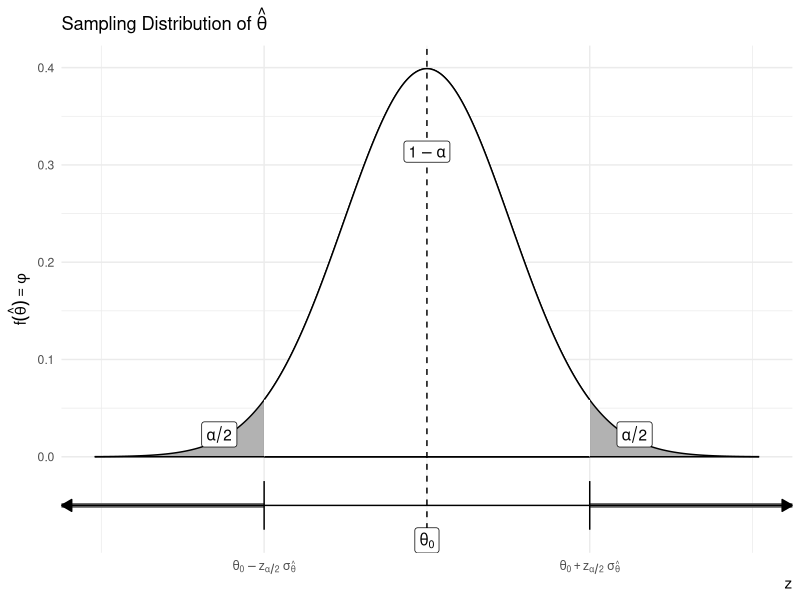
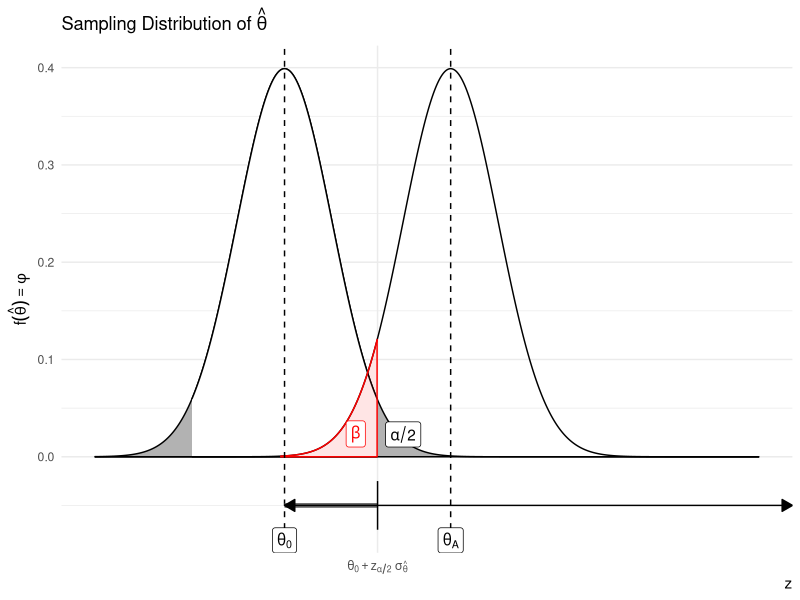
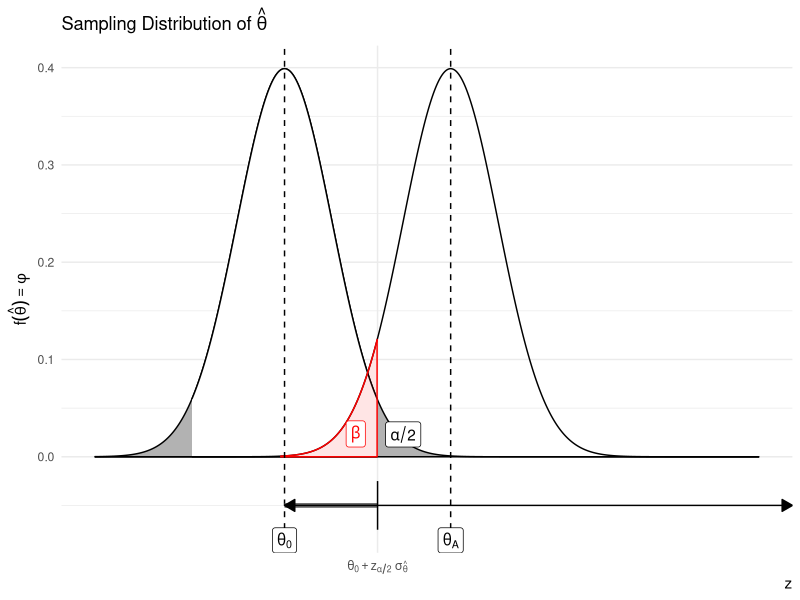
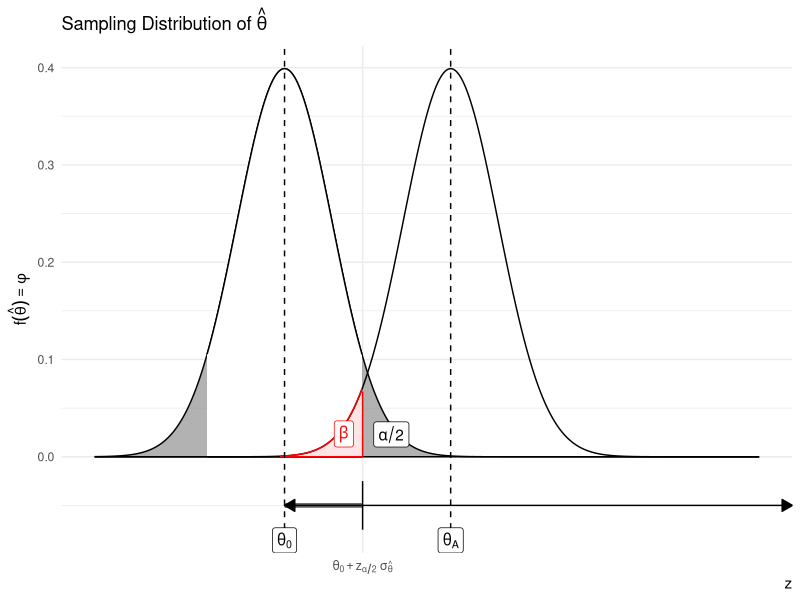
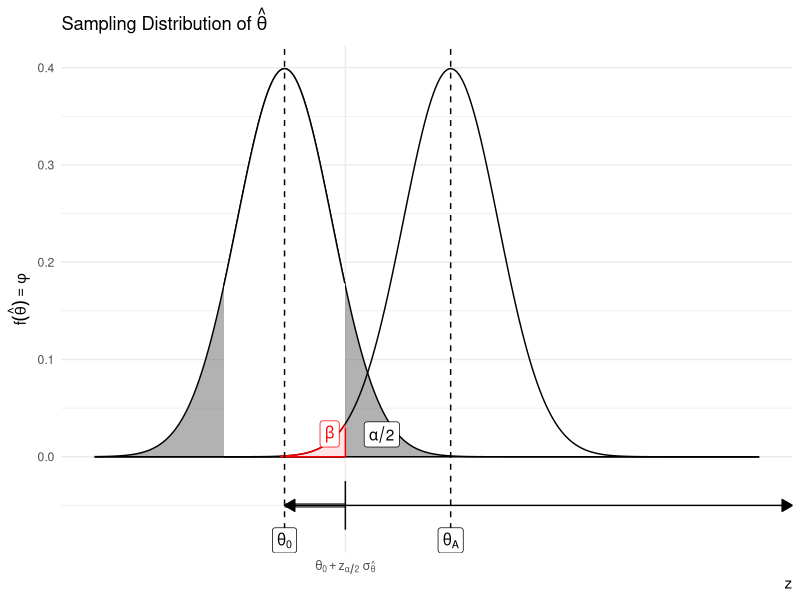
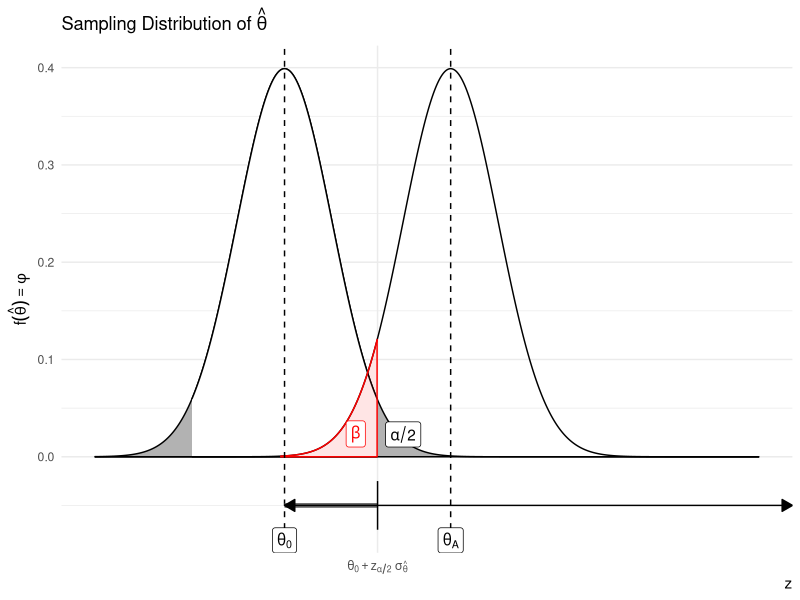
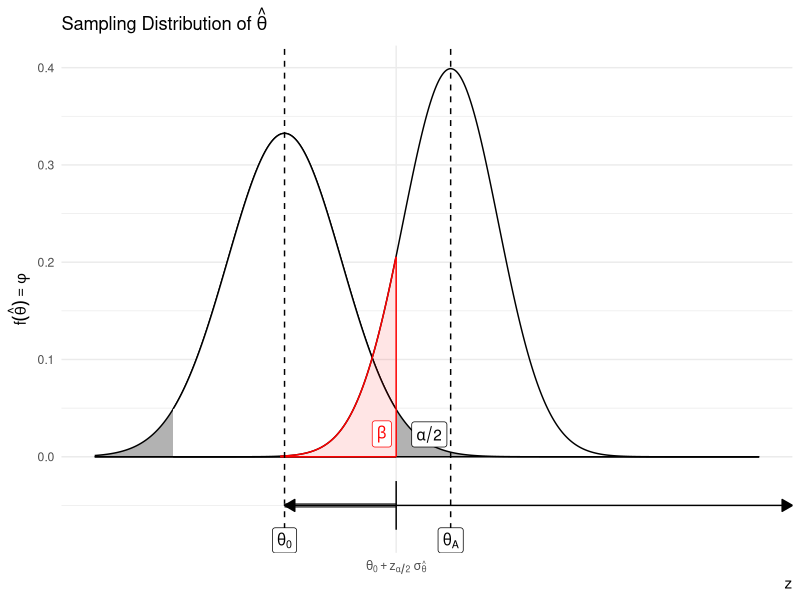
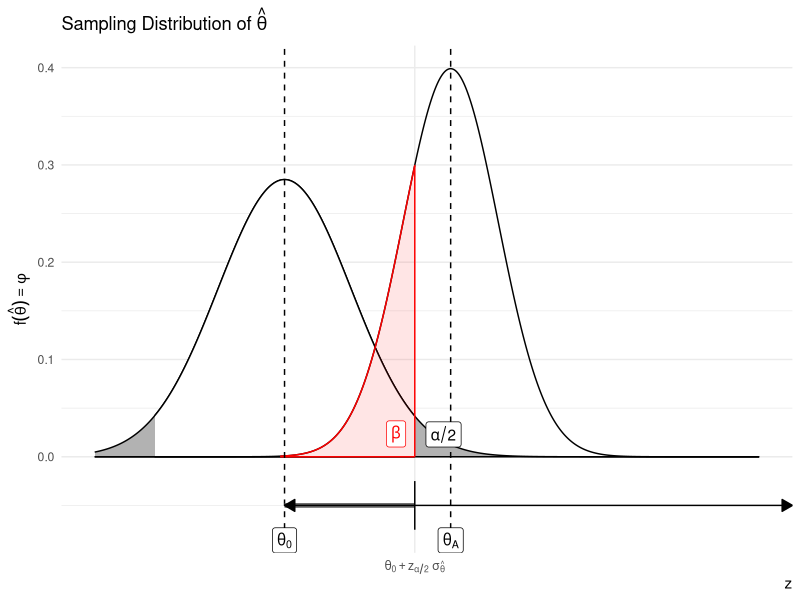

Reproduce these figures in R, in order.
## ---- chunk 1
set.seed(123)
options(width=60)
knitr::opts_chunk$set(fig.align='center',fig.width=9,fig.height=5)
def.chunk.hook  <- knitr::knit_hooks$get("chunk")
knitr::knit_hooks$set(chunk = function(x, options) {
  x <- def.chunk.hook(x, options)
  ifelse(options$size != "normalsize", paste0("\n \\", options$size,"\n\n", x, "\n\n \\normalsize"), x)
})
require(tidyverse)
## ---- chunk 2
# Load necessary library
library(ggplot2)

# Define the mean and standard deviation
mean <- 0
sd <- 1

# Define the range for x values
x <- seq(-4, 4, length.out = 1000)

# Define the density function for the normal distribution
y <- dnorm(x, mean, sd)

# Calculate the critical value for a 95% confidence interval
z <- qnorm(c(0.025, 0.975))

ggplot(data.frame(x, y), aes(x, y)) +
  geom_ribbon(data = subset(data.frame(x, y), x > -Inf & x < Inf),
              aes(ymin = 0, ymax = y),
              fill = "gray40",
              alpha = 0.5,color = 'black') +
  geom_ribbon(data = subset(data.frame(x, y), x > z[1] & x < z[2]),
              aes(ymin = 0, ymax = y),
              fill = "white",
              alpha = 1,color = 'black') +
  labs(title = bquote("Sampling Distribution of"~ hat(theta)),
       x = bquote(z),
       y = bquote(f(hat(theta))==phi)) +
  theme_minimal() + 
  geom_vline(xintercept = 0,linetype = 'dashed') + 
  annotate(geom = 'segment',x = 1.96,y = -.05,xend = Inf,yend = -.05,
             size = 1.6,color = 'gray40') +
  annotate(geom = 'segment',x = -1.96,y = -.05,xend = -Inf,yend = -.05,
             size = 1.6,color = 'gray40') +
  annotate(geom = 'segment',x = -Inf,y = -.05,xend = Inf,yend = -.05,
           arrow = arrow(length=unit(0.30,"cm"), ends="both", type = "closed")) +
  annotate(geom = 'segment',x = 1.96,y = -.075,xend = 1.96,yend = -0.025) + 
  annotate(geom = 'segment',x = -1.96,y = -.075,xend = -1.96,yend = -0.025) + 
  annotate(geom = 'label',x = 0,y = -Inf,label = expression(theta[0]),vjust = 0,parse = T) + 
  # annotate(geom = 'segment',x = -.95,xend = .95,y = .25,yend= .25,
  #          arrow = arrow(length=unit(0.30,"cm"), ends="both", type = "closed")) + 
  annotate(geom = 'label',x = 0,y = Inf,label = expression(1-alpha),vjust = 5.5,parse = T) + 
  annotate(geom = 'label',x = -2.5,y = .01,label = expression(alpha/2),vjust = 0,parse = T) + 
  annotate(geom = 'label',x = 2.5,y = .01,label = expression(alpha/2),vjust = 0,parse = T) + 
  scale_x_continuous(breaks = c(-1.96,1.96),labels = c(expression(theta[0]-z[alpha/2]~sigma[hat(theta)]),expression(theta[0]+z[alpha/2]~sigma[hat(theta)]))) + 
  theme(axis.title.x = element_text(hjust = 1))
## ---- chunk 3
# Load necessary library
library(ggplot2)

# Define the mean and standard deviation
mean0 <- 0
sd0 <- 1
meanA <- 3.5
sdA <- 1

# Define the range for x values
x <- seq(-4, 10, length.out = 1000)

# Define the density function for the normal distribution
y0 <- dnorm(x, mean0, sd0)
yA <- dnorm(x,meanA,sdA)

# Calculate the critical value for a 95% confidence interval
z <- qnorm(c(0.025, 0.975))

ggplot(data.frame(x, y0), aes(x, y0)) +
  geom_ribbon(data = subset(data.frame(x, y0), x > -Inf & x < Inf),
              aes(ymin = 0, ymax = y0),
              fill = "gray40",
              alpha = 0.5,color = 'black') +
  geom_ribbon(data = subset(data.frame(x, y0), x > z[1] & x < z[2]),
              aes(ymin = 0, ymax = y0),
              fill = "white",
              alpha = 1,color = 'black') +
  geom_line(data = data.frame(x,yA),
            aes(x,yA)) + 
  geom_ribbon(data = data.frame(x,yA) %>%
                as_tibble() %>%
                filter(x < z[2],x > -.1),
              aes(x = x,ymin = 0,ymax = yA),inherit.aes = F,
              fill = 'red',color = 'red',alpha = .1) +
  labs(title = bquote("Sampling Distribution of"~ hat(theta)),
       x = bquote(z),
       y = bquote(f(hat(theta))==phi)) +
  theme_minimal() + 
  geom_vline(xintercept = c(0,3.5),linetype = 'dashed') + 
  annotate(geom = 'segment',x = 1.95,y = 0,xend = 1.95,yend = .12,color = 'red') + 
  # annotate(geom = 'segment',x = 1.96,y = -.05,xend = Inf,yend = -.05,
  #            size = 1.6,color = 'gray40') +
  annotate(geom = 'segment',x = 1.96,y = -.05,xend = 0,yend = -.05,
             size = 1.6,color = 'gray40') +
  annotate(geom = 'segment',x = 0,y = -.05,xend = Inf,yend = -.05,
           arrow = arrow(length=unit(0.30,"cm"), ends="both", type = "closed")) +
  annotate(geom = 'segment',x = 1.96,y = -.075,xend = 1.96,yend = -0.025) + 
  # annotate(geom = 'segment',x = -1.96,y = -.075,xend = -1.96,yend = -0.025) + 
  annotate(geom = 'label',x = 0,y = -Inf,label = expression(theta[0]),vjust = 0,parse = T) + 
  annotate(geom = 'label',x = 3.5,y = -Inf,label = expression(theta[A]),vjust = 0,parse = T) + 
  # annotate(geom = 'segment',x = -.95,xend = .95,y = .25,yend= .25,
  #          arrow = arrow(length=unit(0.30,"cm"), ends="both", type = "closed")) + 
  # annotate(geom = 'label',x = 0,y = Inf,label = expression(1-alpha),vjust = 5.5,parse = T) + 
  # annotate(geom = 'label',x = -2.5,y = .01,label = expression(alpha/2),vjust = 0,parse = T) + 
  annotate(geom = 'label',x = 2.5,y = .01,label = expression(alpha/2),vjust = 0,parse = T) + 
  annotate(geom = 'label',x = 1.5,y = .01,label = expression(beta),vjust = 0,parse = T,color = 'red') + 
  scale_x_continuous(breaks = c(1.96),labels = c(expression(theta[0]+z[alpha/2]~sigma[hat(theta)]))) + 
  theme(axis.title.x = element_text(hjust = 1))
## ---- chunk 4
# Load necessary library
library(ggplot2)

# Define the mean and standard deviation
mean0 <- 0
sd0 <- 1
meanA <- 3.5
sdA <- 1

# Define the range for x values
x <- seq(-4, 10, length.out = 1000)

# Define the density function for the normal distribution
y0 <- dnorm(x, mean0, sd0)
yA <- dnorm(x,meanA,sdA)

# Calculate the critical value for a 95% confidence interval
z <- qnorm(c(0.025, 0.975))

ggplot(data.frame(x, y0), aes(x, y0)) +
  geom_ribbon(data = subset(data.frame(x, y0), x > -Inf & x < Inf),
              aes(ymin = 0, ymax = y0),
              fill = "gray40",
              alpha = 0.5,color = 'black') +
  geom_ribbon(data = subset(data.frame(x, y0), x > z[1] & x < z[2]),
              aes(ymin = 0, ymax = y0),
              fill = "white",
              alpha = 1,color = 'black') +
  geom_line(data = data.frame(x,yA),
            aes(x,yA)) + 
  geom_ribbon(data = data.frame(x,yA) %>%
                as_tibble() %>%
                filter(x < z[2],x > -.1),
              aes(x = x,ymin = 0,ymax = yA),inherit.aes = F,
              fill = 'red',color = 'red',alpha = .1) +
  labs(title = bquote("Sampling Distribution of"~ hat(theta)),
       x = bquote(z),
       y = bquote(f(hat(theta))==phi)) +
  theme_minimal() + 
  geom_vline(xintercept = c(0,3.5),linetype = 'dashed') + 
  annotate(geom = 'segment',x = 1.95,y = 0,xend = 1.95,yend = .12,color = 'red') + 
  # annotate(geom = 'segment',x = 1.96,y = -.05,xend = Inf,yend = -.05,
  #            size = 1.6,color = 'gray40') +
  annotate(geom = 'segment',x = 1.96,y = -.05,xend = 0,yend = -.05,
             size = 1.6,color = 'gray40') +
  annotate(geom = 'segment',x = 0,y = -.05,xend = Inf,yend = -.05,
           arrow = arrow(length=unit(0.30,"cm"), ends="both", type = "closed")) +
  annotate(geom = 'segment',x = 1.96,y = -.075,xend = 1.96,yend = -0.025) + 
  # annotate(geom = 'segment',x = -1.96,y = -.075,xend = -1.96,yend = -0.025) + 
  annotate(geom = 'label',x = 0,y = -Inf,label = expression(theta[0]),vjust = 0,parse = T) + 
  annotate(geom = 'label',x = 3.5,y = -Inf,label = expression(theta[A]),vjust = 0,parse = T) + 
  # annotate(geom = 'segment',x = -.95,xend = .95,y = .25,yend= .25,
  #          arrow = arrow(length=unit(0.30,"cm"), ends="both", type = "closed")) + 
  # annotate(geom = 'label',x = 0,y = Inf,label = expression(1-alpha),vjust = 5.5,parse = T) + 
  # annotate(geom = 'label',x = -2.5,y = .01,label = expression(alpha/2),vjust = 0,parse = T) + 
  annotate(geom = 'label',x = 2.5,y = .01,label = expression(alpha/2),vjust = 0,parse = T) + 
  annotate(geom = 'label',x = 1.5,y = .01,label = expression(beta),vjust = 0,parse = T,color = 'red') + 
  scale_x_continuous(breaks = c(1.96),labels = c(expression(theta[0]+z[alpha/2]~sigma[hat(theta)]))) + 
  theme(axis.title.x = element_text(hjust = 1))
## ---- chunk 5
# Load necessary library
library(ggplot2)

# Define the mean and standard deviation
mean0 <- 0
sd0 <- 1
meanA <- 3.5
sdA <- 1

# Define the range for x values
x <- seq(-4, 10, length.out = 1000)

# Define the density function for the normal distribution
y0 <- dnorm(x, mean0, sd0)
yA <- dnorm(x,meanA,sdA)

# Calculate the critical value for a 95% confidence interval
z <- qnorm(c(0.05, 0.95))

ggplot(data.frame(x, y0), aes(x, y0)) +
  geom_ribbon(data = subset(data.frame(x, y0), x > -Inf & x < Inf),
              aes(ymin = 0, ymax = y0),
              fill = "gray40",
              alpha = 0.5,color = 'black') +
  geom_ribbon(data = subset(data.frame(x, y0), x > z[1] & x < z[2]),
              aes(ymin = 0, ymax = y0),
              fill = "white",
              alpha = 1,color = 'black') +
  geom_line(data = data.frame(x,yA),
            aes(x,yA)) + 
  geom_ribbon(data = data.frame(x,yA) %>%
                as_tibble() %>%
                filter(x < z[2],x > -.1),
              aes(x = x,ymin = 0,ymax = yA),inherit.aes = F,
              fill = 'red',color = 'red',alpha = .1) +
  labs(title = bquote("Sampling Distribution of"~ hat(theta)),
       x = bquote(z),
       y = bquote(f(hat(theta))==phi)) +
  theme_minimal() + 
  geom_vline(xintercept = c(0,3.5),linetype = 'dashed') + 
  annotate(geom = 'segment',x = z[2],y = 0,xend = z[2],yend = .067,color = 'red') + 
  # annotate(geom = 'segment',x = 1.96,y = -.05,xend = Inf,yend = -.05,
  #            size = 1.6,color = 'gray40') +
  annotate(geom = 'segment',x = z[2],y = -.05,xend = 0,yend = -.05,
             size = 1.6,color = 'gray40') +
  annotate(geom = 'segment',x = 0,y = -.05,xend = Inf,yend = -.05,
           arrow = arrow(length=unit(0.30,"cm"), ends="both", type = "closed")) +
  annotate(geom = 'segment',x = z[2],y = -.075,xend = z[2],yend = -0.025) + 
  # annotate(geom = 'segment',x = -1.96,y = -.075,xend = -1.96,yend = -0.025) + 
  annotate(geom = 'label',x = 0,y = -Inf,label = expression(theta[0]),vjust = 0,parse = T) + 
  annotate(geom = 'label',x = 3.5,y = -Inf,label = expression(theta[A]),vjust = 0,parse = T) + 
  # annotate(geom = 'segment',x = -.95,xend = .95,y = .25,yend= .25,
  #          arrow = arrow(length=unit(0.30,"cm"), ends="both", type = "closed")) + 
  # annotate(geom = 'label',x = 0,y = Inf,label = expression(1-alpha),vjust = 5.5,parse = T) + 
  # annotate(geom = 'label',x = -2.5,y = .01,label = expression(alpha/2),vjust = 0,parse = T) + 
  annotate(geom = 'label',x = 2.25,y = .01,label = expression(alpha/2),vjust = 0,parse = T) + 
  annotate(geom = 'label',x = 1.25,y = .01,label = expression(beta),vjust = 0,parse = T,color = 'red') + 
  scale_x_continuous(breaks = z[2],labels = c(expression(theta[0]+z[alpha/2]~sigma[hat(theta)]))) + 
  theme(axis.title.x = element_text(hjust = 1))
## ---- chunk 6
# Load necessary library
library(ggplot2)

# Define the mean and standard deviation
mean0 <- 0
sd0 <- 1
meanA <- 3.5
sdA <- 1

# Define the range for x values
x <- seq(-4, 10, length.out = 1000)

# Define the density function for the normal distribution
y0 <- dnorm(x, mean0, sd0)
yA <- dnorm(x,meanA,sdA)

# Calculate the critical value for a 95% confidence interval
z <- qnorm(c(0.1, 0.9))

ggplot(data.frame(x, y0), aes(x, y0)) +
  geom_ribbon(data = subset(data.frame(x, y0), x > -Inf & x < Inf),
              aes(ymin = 0, ymax = y0),
              fill = "gray40",
              alpha = 0.5,color = 'black') +
  geom_ribbon(data = subset(data.frame(x, y0), x > z[1] & x < z[2]),
              aes(ymin = 0, ymax = y0),
              fill = "white",
              alpha = 1,color = 'black') +
  geom_line(data = data.frame(x,yA),
            aes(x,yA)) + 
  geom_ribbon(data = data.frame(x,yA) %>%
                as_tibble() %>%
                filter(x < z[2],x > -.1),
              aes(x = x,ymin = 0,ymax = yA),inherit.aes = F,
              fill = 'red',color = 'red',alpha = .1) +
  labs(title = bquote("Sampling Distribution of"~ hat(theta)),
       x = bquote(z),
       y = bquote(f(hat(theta))==phi)) +
  theme_minimal() + 
  geom_vline(xintercept = c(0,3.5),linetype = 'dashed') + 
  annotate(geom = 'segment',x = z[2],y = 0,xend = z[2],yend = .03,color = 'red') + 
  # annotate(geom = 'segment',x = 1.96,y = -.05,xend = Inf,yend = -.05,
  #            size = 1.6,color = 'gray40') +
  annotate(geom = 'segment',x = z[2],y = -.05,xend = 0,yend = -.05,
             size = 1.6,color = 'gray40') +
  annotate(geom = 'segment',x = 0,y = -.05,xend = Inf,yend = -.05,
           arrow = arrow(length=unit(0.30,"cm"), ends="both", type = "closed")) +
  annotate(geom = 'segment',x = z[2],y = -.075,xend = z[2],yend = -0.025) + 
  # annotate(geom = 'segment',x = -1.96,y = -.075,xend = -1.96,yend = -0.025) + 
  annotate(geom = 'label',x = 0,y = -Inf,label = expression(theta[0]),vjust = 0,parse = T) + 
  annotate(geom = 'label',x = 3.5,y = -Inf,label = expression(theta[A]),vjust = 0,parse = T) + 
  # annotate(geom = 'segment',x = -.95,xend = .95,y = .25,yend= .25,
  #          arrow = arrow(length=unit(0.30,"cm"), ends="both", type = "closed")) + 
  # annotate(geom = 'label',x = 0,y = Inf,label = expression(1-alpha),vjust = 5.5,parse = T) + 
  # annotate(geom = 'label',x = -2.5,y = .01,label = expression(alpha/2),vjust = 0,parse = T) + 
  annotate(geom = 'label',x = 2.05,y = .01,label = expression(alpha/2),vjust = 0,parse = T) + 
  annotate(geom = 'label',x = .95,y = .01,label = expression(beta),vjust = 0,parse = T,color = 'red') + 
  scale_x_continuous(breaks = z[2],labels = c(expression(theta[0]+z[alpha/2]~sigma[hat(theta)]))) + 
  theme(axis.title.x = element_text(hjust = 1))
## ---- chunk 7
# Load necessary library
library(ggplot2)

# Define the mean and standard deviation
mean0 <- 0
sd0 <- 1
meanA <- 3.5
sdA <- 1

# Define the range for x values
x <- seq(-4, 10, length.out = 1000)

# Define the density function for the normal distribution
y0 <- dnorm(x, mean0, sd0)
yA <- dnorm(x,meanA,sdA)

# Calculate the critical value for a 95% confidence interval
z <- qnorm(c(0.025, 0.975))

ggplot(data.frame(x, y0), aes(x, y0)) +
  geom_ribbon(data = subset(data.frame(x, y0), x > -Inf & x < Inf),
              aes(ymin = 0, ymax = y0),
              fill = "gray40",
              alpha = 0.5,color = 'black') +
  geom_ribbon(data = subset(data.frame(x, y0), x > z[1] & x < z[2]),
              aes(ymin = 0, ymax = y0),
              fill = "white",
              alpha = 1,color = 'black') +
  geom_line(data = data.frame(x,yA),
            aes(x,yA)) + 
  geom_ribbon(data = data.frame(x,yA) %>%
                as_tibble() %>%
                filter(x < z[2],x > -.1),
              aes(x = x,ymin = 0,ymax = yA),inherit.aes = F,
              fill = 'red',color = 'red',alpha = .1) +
  labs(title = bquote("Sampling Distribution of"~ hat(theta)),
       x = bquote(z),
       y = bquote(f(hat(theta))==phi)) +
  theme_minimal() + 
  geom_vline(xintercept = c(0,3.5),linetype = 'dashed') + 
  annotate(geom = 'segment',x = 1.95,y = 0,xend = 1.95,yend = .12,color = 'red') + 
  # annotate(geom = 'segment',x = 1.96,y = -.05,xend = Inf,yend = -.05,
  #            size = 1.6,color = 'gray40') +
  annotate(geom = 'segment',x = 1.96,y = -.05,xend = 0,yend = -.05,
             size = 1.6,color = 'gray40') +
  annotate(geom = 'segment',x = 0,y = -.05,xend = Inf,yend = -.05,
           arrow = arrow(length=unit(0.30,"cm"), ends="both", type = "closed")) +
  annotate(geom = 'segment',x = 1.96,y = -.075,xend = 1.96,yend = -0.025) + 
  # annotate(geom = 'segment',x = -1.96,y = -.075,xend = -1.96,yend = -0.025) + 
  annotate(geom = 'label',x = 0,y = -Inf,label = expression(theta[0]),vjust = 0,parse = T) + 
  annotate(geom = 'label',x = 3.5,y = -Inf,label = expression(theta[A]),vjust = 0,parse = T) + 
  # annotate(geom = 'segment',x = -.95,xend = .95,y = .25,yend= .25,
  #          arrow = arrow(length=unit(0.30,"cm"), ends="both", type = "closed")) + 
  # annotate(geom = 'label',x = 0,y = Inf,label = expression(1-alpha),vjust = 5.5,parse = T) + 
  # annotate(geom = 'label',x = -2.5,y = .01,label = expression(alpha/2),vjust = 0,parse = T) + 
  annotate(geom = 'label',x = 2.5,y = .01,label = expression(alpha/2),vjust = 0,parse = T) + 
  annotate(geom = 'label',x = 1.5,y = .01,label = expression(beta),vjust = 0,parse = T,color = 'red') + 
  scale_x_continuous(breaks = c(1.96),labels = c(expression(theta[0]+z[alpha/2]~sigma[hat(theta)]))) + 
  theme(axis.title.x = element_text(hjust = 1))
## ---- chunk 8
# Load necessary library
library(ggplot2)

# Define the mean and standard deviation
mean0 <- 0
sd0 <- 1.2
meanA <- 3.5
sdA <- 1

# Define the range for x values
x <- seq(-4, 10, length.out = 1000)

# Define the density function for the normal distribution
y0 <- dnorm(x, mean0, sd0)
yA <- dnorm(x,meanA,sdA)

# Calculate the critical value for a 95% confidence interval
z <- qnorm(c(0.025, 0.975))

z0 <- z*sd0
zA <- z*sdA

ggplot(data.frame(x, y0), aes(x, y0)) +
  geom_ribbon(data = subset(data.frame(x, y0), x > -Inf & x < Inf),
              aes(ymin = 0, ymax = y0),
              fill = "gray40",
              alpha = 0.5,color = 'black') +
  geom_ribbon(data = subset(data.frame(x, y0), x > z0[1] & x < z0[2]),
              aes(ymin = 0, ymax = y0),
              fill = "white",
              alpha = 1,color = 'black') +
  geom_line(data = data.frame(x,yA),
            aes(x,yA)) + 
  geom_ribbon(data = data.frame(x,yA) %>%
                as_tibble() %>%
                filter(x < z0[2],x > -.1),
              aes(x = x,ymin = 0,ymax = yA),inherit.aes = F,
              fill = 'red',color = 'red',alpha = .1) +
  labs(title = bquote("Sampling Distribution of"~ hat(theta)),
       x = bquote(z),
       y = bquote(f(hat(theta))==phi)) +
  theme_minimal() + 
  geom_vline(xintercept = c(0,3.5),linetype = 'dashed') + 
  annotate(geom = 'segment',x = z0[2],y = 0,xend = z0[2],yend = .205,color = 'red') + 
  # annotate(geom = 'segment',x = 1.96,y = -.05,xend = Inf,yend = -.05,
  #            size = 1.6,color = 'gray40') +
  annotate(geom = 'segment',x = z0[2],y = -.05,xend = 0,yend = -.05,
             size = 1.6,color = 'gray40') +
  annotate(geom = 'segment',x = 0,y = -.05,xend = Inf,yend = -.05,
           arrow = arrow(length=unit(0.30,"cm"), ends="both", type = "closed")) +
  annotate(geom = 'segment',x = z0[2],y = -.075,xend = z0[2],yend = -0.025) + 
  # annotate(geom = 'segment',x = -1.96,y = -.075,xend = -1.96,yend = -0.025) + 
  annotate(geom = 'label',x = 0,y = -Inf,label = expression(theta[0]),vjust = 0,parse = T) + 
  annotate(geom = 'label',x = 3.5,y = -Inf,label = expression(theta[A]),vjust = 0,parse = T) + 
  # annotate(geom = 'segment',x = -.95,xend = .95,y = .25,yend= .25,
  #          arrow = arrow(length=unit(0.30,"cm"), ends="both", type = "closed")) + 
  # annotate(geom = 'label',x = 0,y = Inf,label = expression(1-alpha),vjust = 5.5,parse = T) + 
  # annotate(geom = 'label',x = -2.5,y = .01,label = expression(alpha/2),vjust = 0,parse = T) + 
  annotate(geom = 'label',x = 3.05,y = .01,label = expression(alpha/2),vjust = 0,parse = T) + 
  annotate(geom = 'label',x = 2.05,y = .01,label = expression(beta),vjust = 0,parse = T,color = 'red') + 
  scale_x_continuous(breaks = z0[2],labels = c(expression(theta[0]+z[alpha/2]~sigma[hat(theta)]))) + 
  theme(axis.title.x = element_text(hjust = 1))
## ---- chunk 9
# Load necessary library
library(ggplot2)

# Define the mean and standard deviation
mean0 <- 0
sd0 <- 1.4
meanA <- 3.5
sdA <- 1

# Define the range for x values
x <- seq(-4, 10, length.out = 1000)

# Define the density function for the normal distribution
y0 <- dnorm(x, mean0, sd0)
yA <- dnorm(x,meanA,sdA)

# Calculate the critical value for a 95% confidence interval
z <- qnorm(c(0.025, 0.975))

z0 <- z*sd0
zA <- z*sdA

ggplot(data.frame(x, y0), aes(x, y0)) +
  geom_ribbon(data = subset(data.frame(x, y0), x > -Inf & x < Inf),
              aes(ymin = 0, ymax = y0),
              fill = "gray40",
              alpha = 0.5,color = 'black') +
  geom_ribbon(data = subset(data.frame(x, y0), x > z0[1] & x < z0[2]),
              aes(ymin = 0, ymax = y0),
              fill = "white",
              alpha = 1,color = 'black') +
  geom_line(data = data.frame(x,yA),
            aes(x,yA)) + 
  geom_ribbon(data = data.frame(x,yA) %>%
                as_tibble() %>%
                filter(x < z0[2],x > -.1),
              aes(x = x,ymin = 0,ymax = yA),inherit.aes = F,
              fill = 'red',color = 'red',alpha = .1) +
  labs(title = bquote("Sampling Distribution of"~ hat(theta)),
       x = bquote(z),
       y = bquote(f(hat(theta))==phi)) +
  theme_minimal() + 
  geom_vline(xintercept = c(0,3.5),linetype = 'dashed') + 
  annotate(geom = 'segment',x = z0[2],y = 0,xend = z0[2],yend = .3,color = 'red') + 
  # annotate(geom = 'segment',x = 1.96,y = -.05,xend = Inf,yend = -.05,
  #            size = 1.6,color = 'gray40') +
  annotate(geom = 'segment',x = z0[2],y = -.05,xend = 0,yend = -.05,
             size = 1.6,color = 'gray40') +
  annotate(geom = 'segment',x = 0,y = -.05,xend = Inf,yend = -.05,
           arrow = arrow(length=unit(0.30,"cm"), ends="both", type = "closed")) +
  annotate(geom = 'segment',x = z0[2],y = -.075,xend = z0[2],yend = -0.025) + 
  # annotate(geom = 'segment',x = -1.96,y = -.075,xend = -1.96,yend = -0.025) + 
  annotate(geom = 'label',x = 0,y = -Inf,label = expression(theta[0]),vjust = 0,parse = T) + 
  annotate(geom = 'label',x = 3.5,y = -Inf,label = expression(theta[A]),vjust = 0,parse = T) + 
  # annotate(geom = 'segment',x = -.95,xend = .95,y = .25,yend= .25,
  #          arrow = arrow(length=unit(0.30,"cm"), ends="both", type = "closed")) + 
  # annotate(geom = 'label',x = 0,y = Inf,label = expression(1-alpha),vjust = 5.5,parse = T) + 
  # annotate(geom = 'label',x = -2.5,y = .01,label = expression(alpha/2),vjust = 0,parse = T) + 
  annotate(geom = 'label',x = 3.35,y = .01,label = expression(alpha/2),vjust = 0,parse = T) + 
  annotate(geom = 'label',x = 2.35,y = .01,label = expression(beta),vjust = 0,parse = T,color = 'red') + 
  scale_x_continuous(breaks = z0[2],labels = c(expression(theta[0]+z[alpha/2]~sigma[hat(theta)]))) + 
  theme(axis.title.x = element_text(hjust = 1))
## ---- chunk 10
# Load necessary library
library(ggplot2)

# Define the mean and standard deviation
mean0 <- 0
sd0 <- 1
meanA <- 3.5
sdA <- 1

# Define the range for x values
x <- seq(-4, 10, length.out = 1000)

# Define the density function for the normal distribution
y0 <- dnorm(x, mean0, sd0)
yA <- dnorm(x,meanA,sdA)

# Calculate the critical value for a 95% confidence interval
z <- qnorm(c(0.025, 0.975))

z0 <- z*sd0
zA <- z*sdA

ggplot(data.frame(x, y0), aes(x, y0)) +
  geom_ribbon(data = subset(data.frame(x, y0), x > -Inf & x < Inf),
              aes(ymin = 0, ymax = y0),
              fill = "gray40",
              alpha = 0.5,color = 'black') +
  geom_ribbon(data = subset(data.frame(x, y0), x > z0[1] & x < z0[2]),
              aes(ymin = 0, ymax = y0),
              fill = "white",
              alpha = 1,color = 'black') +
  geom_line(data = data.frame(x,yA),
            aes(x,yA)) + 
  geom_ribbon(data = data.frame(x,yA) %>%
                as_tibble() %>%
                filter(x < z0[2],x > -.1),
              aes(x = x,ymin = 0,ymax = yA),inherit.aes = F,
              fill = 'red',color = 'red',alpha = .1) +
  labs(title = bquote("Sampling Distribution of"~ hat(theta)),
       x = bquote(z),
       y = bquote(f(hat(theta))==phi)) +
  theme_minimal() + 
  geom_vline(xintercept = c(0,3.5),linetype = 'dashed') + 
  annotate(geom = 'segment',x = z0[2],y = 0,xend = z0[2],yend = .12,color = 'red') + 
  # annotate(geom = 'segment',x = 1.96,y = -.05,xend = Inf,yend = -.05,
  #            size = 1.6,color = 'gray40') +
  annotate(geom = 'segment',x = z0[2],y = -.05,xend = 0,yend = -.05,
             size = 1.6,color = 'gray40') +
  annotate(geom = 'segment',x = 0,y = -.05,xend = Inf,yend = -.05,
           arrow = arrow(length=unit(0.30,"cm"), ends="both", type = "closed")) +
  annotate(geom = 'segment',x = z0[2],y = -.075,xend = z0[2],yend = -0.025) + 
  # annotate(geom = 'segment',x = -1.96,y = -.075,xend = -1.96,yend = -0.025) + 
  annotate(geom = 'label',x = 0,y = -Inf,label = expression(theta[0]),vjust = 0,parse = T) + 
  annotate(geom = 'label',x = 3.5,y = -Inf,label = expression(theta[A]),vjust = 0,parse = T) + 
  # annotate(geom = 'segment',x = -.95,xend = .95,y = .25,yend= .25,
  #          arrow = arrow(length=unit(0.30,"cm"), ends="both", type = "closed")) + 
  # annotate(geom = 'label',x = 0,y = Inf,label = expression(1-alpha),vjust = 5.5,parse = T) + 
  # annotate(geom = 'label',x = -2.5,y = .01,label = expression(alpha/2),vjust = 0,parse = T) + 
  annotate(geom = 'label',x = 2.5,y = .01,label = expression(alpha/2),vjust = 0,parse = T) + 
  annotate(geom = 'label',x = 1.5,y = .01,label = expression(beta),vjust = 0,parse = T,color = 'red') + 
  scale_x_continuous(breaks = z0[2],labels = c(expression(theta[0]+z[alpha/2]~sigma[hat(theta)]))) + 
  theme(axis.title.x = element_text(hjust = 1))
## ---- chunk 11
# Load necessary library
library(ggplot2)

# Define the mean and standard deviation
mean0 <- 0
sd0 <- .8
meanA <- 3.5
sdA <- 1

# Define the range for x values
x <- seq(-4, 10, length.out = 1000)

# Define the density function for the normal distribution
y0 <- dnorm(x, mean0, sd0)
yA <- dnorm(x,meanA,sdA)

# Calculate the critical value for a 95% confidence interval
z <- qnorm(c(0.025, 0.975))

z0 <- z*sd0
zA <- z*sdA

ggplot(data.frame(x, y0), aes(x, y0)) +
  geom_ribbon(data = subset(data.frame(x, y0), x > -Inf & x < Inf),
              aes(ymin = 0, ymax = y0),
              fill = "gray40",
              alpha = 0.5,color = 'black') +
  geom_ribbon(data = subset(data.frame(x, y0), x > z0[1] & x < z0[2]),
              aes(ymin = 0, ymax = y0),
              fill = "white",
              alpha = 1,color = 'black') +
  geom_line(data = data.frame(x,yA),
            aes(x,yA)) + 
  geom_ribbon(data = data.frame(x,yA) %>%
                as_tibble() %>%
                filter(x < z0[2],x > -.1),
              aes(x = x,ymin = 0,ymax = yA),inherit.aes = F,
              fill = 'red',color = 'red',alpha = .1) +
  labs(title = bquote("Sampling Distribution of"~ hat(theta)),
       x = bquote(z),
       y = bquote(f(hat(theta))==phi)) +
  theme_minimal() + 
  geom_vline(xintercept = c(0,3.5),linetype = 'dashed') + 
  annotate(geom = 'segment',x = z0[2],y = 0,xend = z0[2],yend = .07,color = 'red') + 
  # annotate(geom = 'segment',x = 1.96,y = -.05,xend = Inf,yend = -.05,
  #            size = 1.6,color = 'gray40') +
  annotate(geom = 'segment',x = z0[2],y = -.05,xend = 0,yend = -.05,
             size = 1.6,color = 'gray40') +
  annotate(geom = 'segment',x = 0,y = -.05,xend = Inf,yend = -.05,
           arrow = arrow(length=unit(0.30,"cm"), ends="both", type = "closed")) +
  annotate(geom = 'segment',x = z0[2],y = -.075,xend = z0[2],yend = -0.025) + 
  # annotate(geom = 'segment',x = -1.96,y = -.075,xend = -1.96,yend = -0.025) + 
annotate(geom = 'label',x = mean0,y = -Inf,label = expression(theta[0]),vjust = 0,parse = T) + 
  annotate(geom = 'label',x = meanA,y = -Inf,label = expression(theta[A]),vjust = 0,parse = T) + 
  # annotate(geom = 'segment',x = -.95,xend = .95,y = .25,yend= .25,
  #          arrow = arrow(length=unit(0.30,"cm"), ends="both", type = "closed")) + 
  # annotate(geom = 'label',x = 0,y = Inf,label = expression(1-alpha),vjust = 5.5,parse = T) + 
  # annotate(geom = 'label',x = -2.5,y = .01,label = expression(alpha/2),vjust = 0,parse = T) + 
  annotate(geom = 'label',x = 2.25,y = .01,label = expression(alpha/2),vjust = 0,parse = T) + 
  annotate(geom = 'label',x = 1.25,y = .01,label = expression(beta),vjust = 0,parse = T,color = 'red') + 
  scale_x_continuous(breaks = z0[2],labels = c(expression(theta[0]+z[alpha/2]~sigma[hat(theta)]))) + 
  theme(axis.title.x = element_text(hjust = 1))
## ---- chunk 12
# Load necessary library
library(ggplot2)

# Define the mean and standard deviation
mean0 <- 0
sd0 <- .6
meanA <- 3.5
sdA <- 1

# Define the range for x values
x <- seq(-4, 10, length.out = 1000)

# Define the density function for the normal distribution
y0 <- dnorm(x, mean0, sd0)
yA <- dnorm(x,meanA,sdA)

# Calculate the critical value for a 95% confidence interval
z <- qnorm(c(0.025, 0.975))

z0 <- z*sd0
zA <- z*sdA

ggplot(data.frame(x, y0), aes(x, y0)) +
  geom_ribbon(data = subset(data.frame(x, y0), x > -Inf & x < Inf),
              aes(ymin = 0, ymax = y0),
              fill = "gray40",
              alpha = 0.5,color = 'black') +
  geom_ribbon(data = subset(data.frame(x, y0), x > z0[1] & x < z0[2]),
              aes(ymin = 0, ymax = y0),
              fill = "white",
              alpha = 1,color = 'black') +
  geom_line(data = data.frame(x,yA),
            aes(x,yA)) + 
  geom_ribbon(data = data.frame(x,yA) %>%
                as_tibble() %>%
                filter(x < z0[2],x > -.1),
              aes(x = x,ymin = 0,ymax = yA),inherit.aes = F,
              fill = 'red',color = 'red',alpha = .1) +
  labs(title = bquote("Sampling Distribution of"~ hat(theta)),
       x = bquote(z),
       y = bquote(f(hat(theta))==phi)) +
  theme_minimal() + 
  geom_vline(xintercept = c(0,3.5),linetype = 'dashed') + 
  annotate(geom = 'segment',x = z0[2],y = 0,xend = z0[2],yend = .021,color = 'red') + 
  # annotate(geom = 'segment',x = 1.96,y = -.05,xend = Inf,yend = -.05,
  #            size = 1.6,color = 'gray40') +
  annotate(geom = 'segment',x = z0[2],y = -.05,xend = 0,yend = -.05,
             size = 1.6,color = 'gray40') +
  annotate(geom = 'segment',x = 0,y = -.05,xend = Inf,yend = -.05,
           arrow = arrow(length=unit(0.30,"cm"), ends="both", type = "closed")) +
  annotate(geom = 'segment',x = z0[2],y = -.075,xend = z0[2],yend = -0.025) + 
  # annotate(geom = 'segment',x = -1.96,y = -.075,xend = -1.96,yend = -0.025) + 
annotate(geom = 'label',x = mean0,y = -Inf,label = expression(theta[0]),vjust = 0,parse = T) + 
  annotate(geom = 'label',x = meanA,y = -Inf,label = expression(theta[A]),vjust = 0,parse = T) + 
  # annotate(geom = 'segment',x = -.95,xend = .95,y = .25,yend= .25,
  #          arrow = arrow(length=unit(0.30,"cm"), ends="both", type = "closed")) + 
  # annotate(geom = 'label',x = 0,y = Inf,label = expression(1-alpha),vjust = 5.5,parse = T) + 
  # annotate(geom = 'label',x = -2.5,y = .01,label = expression(alpha/2),vjust = 0,parse = T) + 
  annotate(geom = 'label',x = 1.75,y = .01,label = expression(alpha/2),vjust = 0,parse = T) + 
  annotate(geom = 'label',x = .75,y = .01,label = expression(beta),vjust = 0,parse = T,color = 'red') + 
  scale_x_continuous(breaks = z0[2],labels = c(expression(theta[0]+z[alpha/2]~sigma[hat(theta)]))) + 
  theme(axis.title.x = element_text(hjust = 1))
## ---- chunk 13
# Load necessary library
library(ggplot2)

# Define the mean and standard deviation
mean0 <- 0
sd0 <- 1
meanA <- 3.5
sdA <- 1

# Define the range for x values
x <- seq(-4, 10, length.out = 1000)

# Define the density function for the normal distribution
y0 <- dnorm(x, mean0, sd0)
yA <- dnorm(x,meanA,sdA)

# Calculate the critical value for a 95% confidence interval
z <- qnorm(c(0.025, 0.975))

z0 <- z*sd0
zA <- z*sdA

ggplot(data.frame(x, y0), aes(x, y0)) +
  geom_ribbon(data = subset(data.frame(x, y0), x > -Inf & x < Inf),
              aes(ymin = 0, ymax = y0),
              fill = "gray40",
              alpha = 0.5,color = 'black') +
  geom_ribbon(data = subset(data.frame(x, y0), x > z0[1] & x < z0[2]),
              aes(ymin = 0, ymax = y0),
              fill = "white",
              alpha = 1,color = 'black') +
  geom_line(data = data.frame(x,yA),
            aes(x,yA)) + 
  geom_ribbon(data = data.frame(x,yA) %>%
                as_tibble() %>%
                filter(x < z0[2],x > -.1),
              aes(x = x,ymin = 0,ymax = yA),inherit.aes = F,
              fill = 'red',color = 'red',alpha = .1) +
  labs(title = bquote("Sampling Distribution of"~ hat(theta)),
       x = bquote(z),
       y = bquote(f(hat(theta))==phi)) +
  theme_minimal() + 
  geom_vline(xintercept = c(mean0,meanA),linetype = 'dashed') + 
  annotate(geom = 'segment',x = z0[2],y = 0,xend = z0[2],yend = .12,color = 'red') + 
  # annotate(geom = 'segment',x = 1.96,y = -.05,xend = Inf,yend = -.05,
  #            size = 1.6,color = 'gray40') +
  annotate(geom = 'segment',x = z0[2],y = -.05,xend = 0,yend = -.05,
             size = 1.6,color = 'gray40') +
  annotate(geom = 'segment',x = 0,y = -.05,xend = Inf,yend = -.05,
           arrow = arrow(length=unit(0.30,"cm"), ends="both", type = "closed")) +
  annotate(geom = 'segment',x = z0[2],y = -.075,xend = z0[2],yend = -0.025) + 
  # annotate(geom = 'segment',x = -1.96,y = -.075,xend = -1.96,yend = -0.025) + 
  annotate(geom = 'label',x = mean0,y = -Inf,label = expression(theta[0]),vjust = 0,parse = T) + 
  annotate(geom = 'label',x = meanA,y = -Inf,label = expression(theta[A]),vjust = 0,parse = T) + 
  # annotate(geom = 'segment',x = -.95,xend = .95,y = .25,yend= .25,
  #          arrow = arrow(length=unit(0.30,"cm"), ends="both", type = "closed")) + 
  # annotate(geom = 'label',x = 0,y = Inf,label = expression(1-alpha),vjust = 5.5,parse = T) + 
  # annotate(geom = 'label',x = -2.5,y = .01,label = expression(alpha/2),vjust = 0,parse = T) + 
  annotate(geom = 'label',x = 2.5,y = .01,label = expression(alpha/2),vjust = 0,parse = T) + 
  annotate(geom = 'label',x = 1.5,y = .01,label = expression(beta),vjust = 0,parse = T,color = 'red') + 
  scale_x_continuous(breaks = z0[2],labels = c(expression(theta[0]+z[alpha/2]~sigma[hat(theta)]))) + 
  theme(axis.title.x = element_text(hjust = 1))
## ---- chunk 14
# Load necessary library
library(ggplot2)

# Define the mean and standard deviation
mean0 <- -.2
sd0 <- 1
meanA <- 3.7
sdA <- 1

# Define the range for x values
x <- seq(-4, 10, length.out = 1000)

# Define the density function for the normal distribution
y0 <- dnorm(x, mean0, sd0)
yA <- dnorm(x,meanA,sdA)

# Calculate the critical value for a 95% confidence interval
z <- qnorm(c(0.025, 0.975))

z0 <- mean0 + z*sd0
zA <- meanA + z*sdA

ggplot(data.frame(x, y0), aes(x, y0)) +
  geom_ribbon(data = subset(data.frame(x, y0), x > -Inf & x < Inf),
              aes(ymin = 0, ymax = y0),
              fill = "gray40",
              alpha = 0.5,color = 'black') +
  geom_ribbon(data = subset(data.frame(x, y0), x > z0[1] & x < z0[2]),
              aes(ymin = 0, ymax = y0),
              fill = "white",
              alpha = 1,color = 'black') +
  geom_line(data = data.frame(x,yA),
            aes(x,yA)) + 
  geom_ribbon(data = data.frame(x,yA) %>%
                as_tibble() %>%
                filter(x < z0[2],x > -.1),
              aes(x = x,ymin = 0,ymax = yA),inherit.aes = F,
              fill = 'red',color = 'red',alpha = .1) +
  labs(title = bquote("Sampling Distribution of"~ hat(theta)),
       x = bquote(z),
       y = bquote(f(hat(theta))==phi)) +
  theme_minimal() + 
  geom_vline(xintercept = c(mean0,meanA),linetype = 'dashed') + 
  annotate(geom = 'segment',x = z0[2],y = 0,xend = z0[2],yend = .061,color = 'red') + 
  # annotate(geom = 'segment',x = 1.96,y = -.05,xend = Inf,yend = -.05,
  #            size = 1.6,color = 'gray40') +
  annotate(geom = 'segment',x = z0[2],y = -.05,xend = 0,yend = -.05,
             size = 1.6,color = 'gray40') +
  annotate(geom = 'segment',x = 0,y = -.05,xend = Inf,yend = -.05,
           arrow = arrow(length=unit(0.30,"cm"), ends="both", type = "closed")) +
  annotate(geom = 'segment',x = z0[2],y = -.075,xend = z0[2],yend = -0.025) + 
  # annotate(geom = 'segment',x = -1.96,y = -.075,xend = -1.96,yend = -0.025) + 
  annotate(geom = 'label',x = 0,y = -Inf,label = expression(theta[0]),vjust = 0,parse = T) + 
  annotate(geom = 'label',x = 3.5,y = -Inf,label = expression(theta[A]),vjust = 0,parse = T) + 
  # annotate(geom = 'segment',x = -.95,xend = .95,y = .25,yend= .25,
  #          arrow = arrow(length=unit(0.30,"cm"), ends="both", type = "closed")) + 
  # annotate(geom = 'label',x = 0,y = Inf,label = expression(1-alpha),vjust = 5.5,parse = T) + 
  # annotate(geom = 'label',x = -2.5,y = .01,label = expression(alpha/2),vjust = 0,parse = T) + 
  annotate(geom = 'label',x = 2.35,y = .01,label = expression(alpha/2),vjust = 0,parse = T) + 
  annotate(geom = 'label',x = 1.35,y = .01,label = expression(beta),vjust = 0,parse = T,color = 'red') + 
  scale_x_continuous(breaks = z0[2],labels = c(expression(theta[0]+z[alpha/2]~sigma[hat(theta)]))) + 
  theme(axis.title.x = element_text(hjust = 1))
## ---- chunk 15
# Load necessary library
library(ggplot2)

# Define the mean and standard deviation
mean0 <- -.4
sd0 <- 1
meanA <- 3.9
sdA <- 1

# Define the range for x values
x <- seq(-4, 10, length.out = 1000)

# Define the density function for the normal distribution
y0 <- dnorm(x, mean0, sd0)
yA <- dnorm(x,meanA,sdA)

# Calculate the critical value for a 95% confidence interval
z <- qnorm(c(0.025, 0.975))

z0 <- mean0 + z*sd0
zA <- meanA + z*sdA

ggplot(data.frame(x, y0), aes(x, y0)) +
  geom_ribbon(data = subset(data.frame(x, y0), x > -Inf & x < Inf),
              aes(ymin = 0, ymax = y0),
              fill = "gray40",
              alpha = 0.5,color = 'black') +
  geom_ribbon(data = subset(data.frame(x, y0), x > z0[1] & x < z0[2]),
              aes(ymin = 0, ymax = y0),
              fill = "white",
              alpha = 1,color = 'black') +
  geom_line(data = data.frame(x,yA),
            aes(x,yA)) + 
  geom_ribbon(data = data.frame(x,yA) %>%
                as_tibble() %>%
                filter(x < z0[2],x > -.1),
              aes(x = x,ymin = 0,ymax = yA),inherit.aes = F,
              fill = 'red',color = 'red',alpha = .1) +
  labs(title = bquote("Sampling Distribution of"~ hat(theta)),
       x = bquote(z),
       y = bquote(f(hat(theta))==phi)) +
  theme_minimal() + 
  geom_vline(xintercept = c(mean0,meanA),linetype = 'dashed') + 
  annotate(geom = 'segment',x = z0[2],y = 0,xend = z0[2],yend = .021,color = 'red') + 
  # annotate(geom = 'segment',x = 1.96,y = -.05,xend = Inf,yend = -.05,
  #            size = 1.6,color = 'gray40') +
  annotate(geom = 'segment',x = z0[2],y = -.05,xend = 0,yend = -.05,
             size = 1.6,color = 'gray40') +
  annotate(geom = 'segment',x = 0,y = -.05,xend = Inf,yend = -.05,
           arrow = arrow(length=unit(0.30,"cm"), ends="both", type = "closed")) +
  annotate(geom = 'segment',x = z0[2],y = -.075,xend = z0[2],yend = -0.025) + 
  # annotate(geom = 'segment',x = -1.96,y = -.075,xend = -1.96,yend = -0.025) + 
  annotate(geom = 'label',x = 0,y = -Inf,label = expression(theta[0]),vjust = 0,parse = T) + 
  annotate(geom = 'label',x = 3.5,y = -Inf,label = expression(theta[A]),vjust = 0,parse = T) + 
  # annotate(geom = 'segment',x = -.95,xend = .95,y = .25,yend= .25,
  #          arrow = arrow(length=unit(0.30,"cm"), ends="both", type = "closed")) + 
  # annotate(geom = 'label',x = 0,y = Inf,label = expression(1-alpha),vjust = 5.5,parse = T) + 
  # annotate(geom = 'label',x = -2.5,y = .01,label = expression(alpha/2),vjust = 0,parse = T) + 
  annotate(geom = 'label',x = 2.15,y = .01,label = expression(alpha/2),vjust = 0,parse = T) + 
  annotate(geom = 'label',x = 1.15,y = .01,label = expression(beta),vjust = 0,parse = T,color = 'red') + 
  scale_x_continuous(breaks = z0[2],labels = c(expression(theta[0]+z[alpha/2]~sigma[hat(theta)]))) + 
  theme(axis.title.x = element_text(hjust = 1))
## ---- chunk 16
dir <- getwd()
type <- 'pdf'
format <- 'landscape'
f <- 'Lecture_11_slides'

# system(paste('Rscript ../NFGH/chromeprint.R',dir,type,format,f),wait = F)
